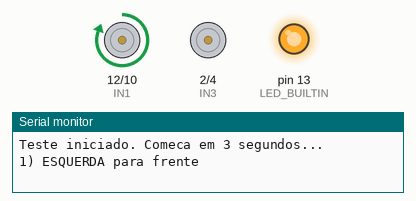
This sketch was run on a simulated Arduino Uno, built with avr-gcc and run on an emulated ATmega328P. Shown: motor-driver pin pairs drawn as motors (green arrow = first pin HIGH = forward, orange = second pin HIGH = backward, longer = more drive, scaled by the enable pin), output pins drawn as LEDs (lit = HIGH), the last lines printed to the serial monitor.

Above: at 4.0 s.
At 7.0 s:
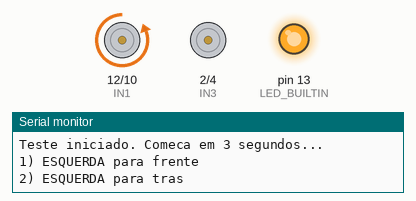
At 10.0 s:
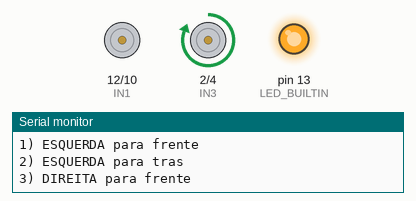
At 13.0 s:
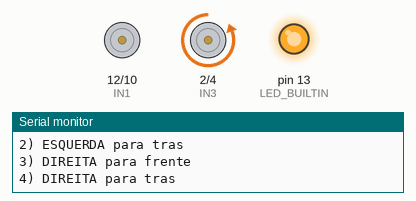
At 16.0 s:
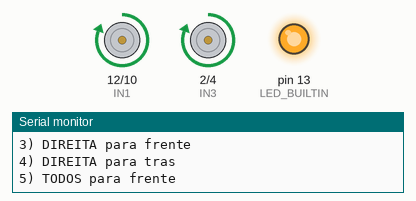
At 18.5 s:
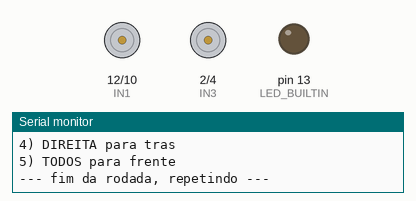
Timing chart, 0 to 22.6 s (numbered marks = the images above):
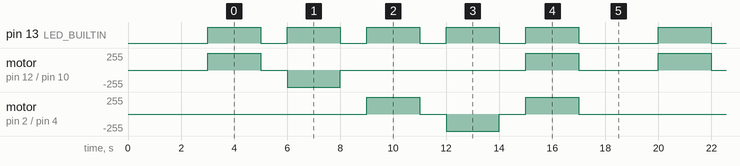

Measured:
- by itself, pin 13 (LED_BUILTIN): repeats every 17.0 s: 4 × (LOW 1.0 s, HIGH 2.0 s), LOW 3.0 s, HIGH 2.0 s
- by itself, motor on pin 12 (IN1) / pin 10 (IN2): repeats every 17.0 s: stopped 1.0 s, backward 255/255 2.0 s, stopped 7.0 s, forward 255/255 2.0 s, stopped 3.0 s, forward 255/255 2.0 s
- by itself, motor on pin 2 (IN3) / pin 4 (IN4): stopped → forward 255/255 at 9.0 s, → stopped 2.0 s later, → backward 255/255 1.0 s later, → stopped 2.0 s later, … (12 changes in this stretch)

The sketch:

teste_motores.ino
```cpp
// TESTE DE MOTORES - carrinho 4WD (Arduino Uno + L298N)
// Use com o carrinho LEVANTADO (rodas no ar).
// Acompanhe no Monitor Serial (9600 baud).

// Pinos conforme a fiacao informada
const int IN1 = 12, IN2 = 10;  // lado esquerdo
const int IN3 = 2,  IN4 = 4;   // lado direito
const int ENA = 11, ENB = 3;   // habilitacao (velocidade)

void paraTudo() {
  digitalWrite(IN1, LOW); digitalWrite(IN2, LOW);
  digitalWrite(IN3, LOW); digitalWrite(IN4, LOW);
  analogWrite(ENA, 0);
  analogWrite(ENB, 0);
}

void passo(const char* nome, int i1, int i2, int i3, int i4, int ea, int eb) {
  Serial.println(nome);
  digitalWrite(LED_BUILTIN, HIGH);   // LED L aceso durante o passo
  digitalWrite(IN1, i1); digitalWrite(IN2, i2);
  digitalWrite(IN3, i3); digitalWrite(IN4, i4);
  analogWrite(ENA, ea);
  analogWrite(ENB, eb);
  delay(2000);
  paraTudo();
  digitalWrite(LED_BUILTIN, LOW);
  delay(1000);
}

void setup() {
  Serial.begin(9600);
  pinMode(LED_BUILTIN, OUTPUT);
  pinMode(IN1, OUTPUT); pinMode(IN2, OUTPUT);
  pinMode(IN3, OUTPUT); pinMode(IN4, OUTPUT);
  pinMode(ENA, OUTPUT); pinMode(ENB, OUTPUT);
  paraTudo();
  Serial.println("Teste iniciado. Comeca em 3 segundos...");
  delay(3000);
}

void loop() {
  passo("1) ESQUERDA para frente", HIGH, LOW,  LOW,  LOW,  255, 0);
  passo("2) ESQUERDA para tras",   LOW,  HIGH, LOW,  LOW,  255, 0);
  passo("3) DIREITA para frente",  LOW,  LOW,  HIGH, LOW,  0,   255);
  passo("4) DIREITA para tras",    LOW,  LOW,  LOW,  HIGH, 0,   255);
  passo("5) TODOS para frente",    HIGH, LOW,  HIGH, LOW,  255, 255);
  Serial.println("--- fim da rodada, repetindo ---");
  delay(2000);
}
```
